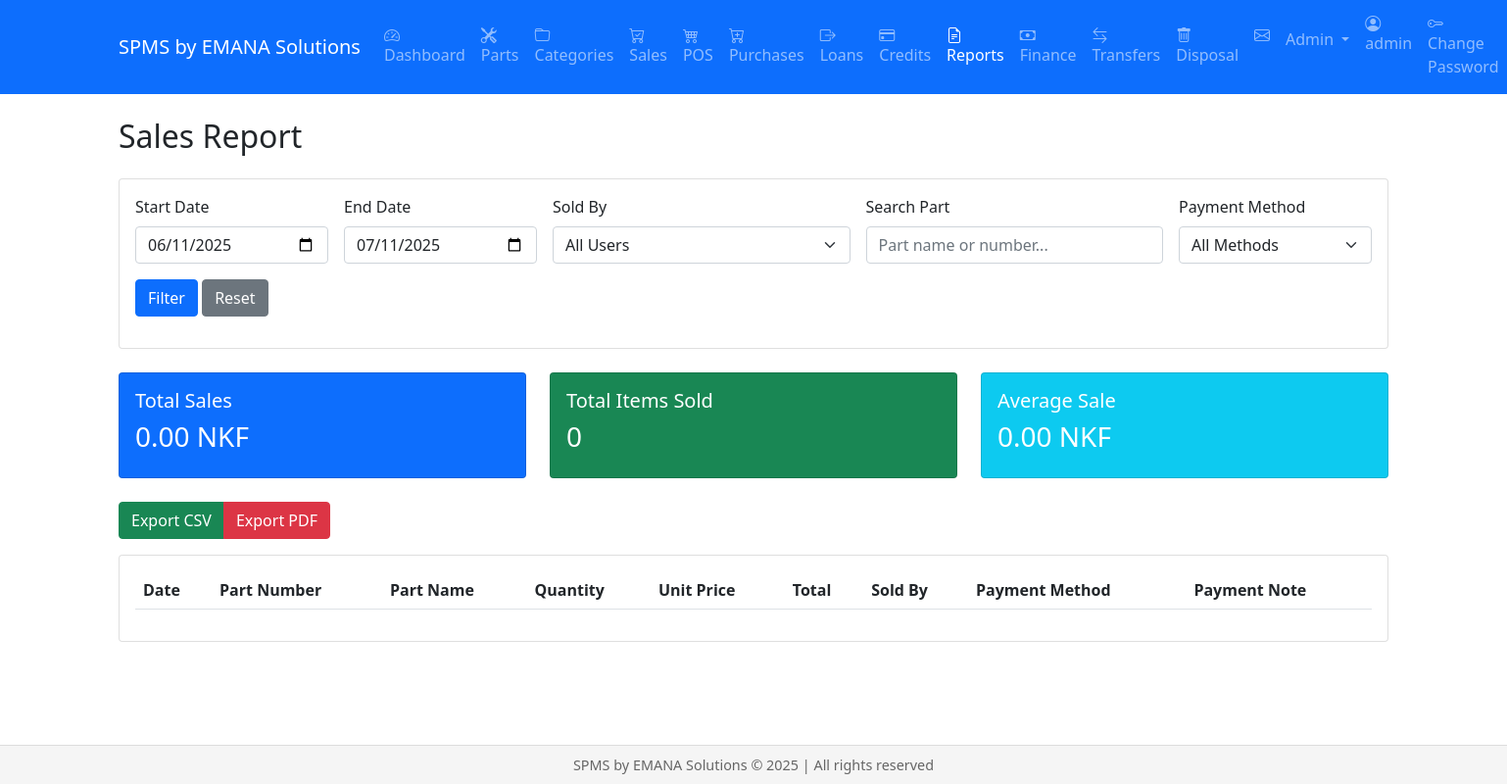
Before: /reports/sales (signed in) with the older database file.
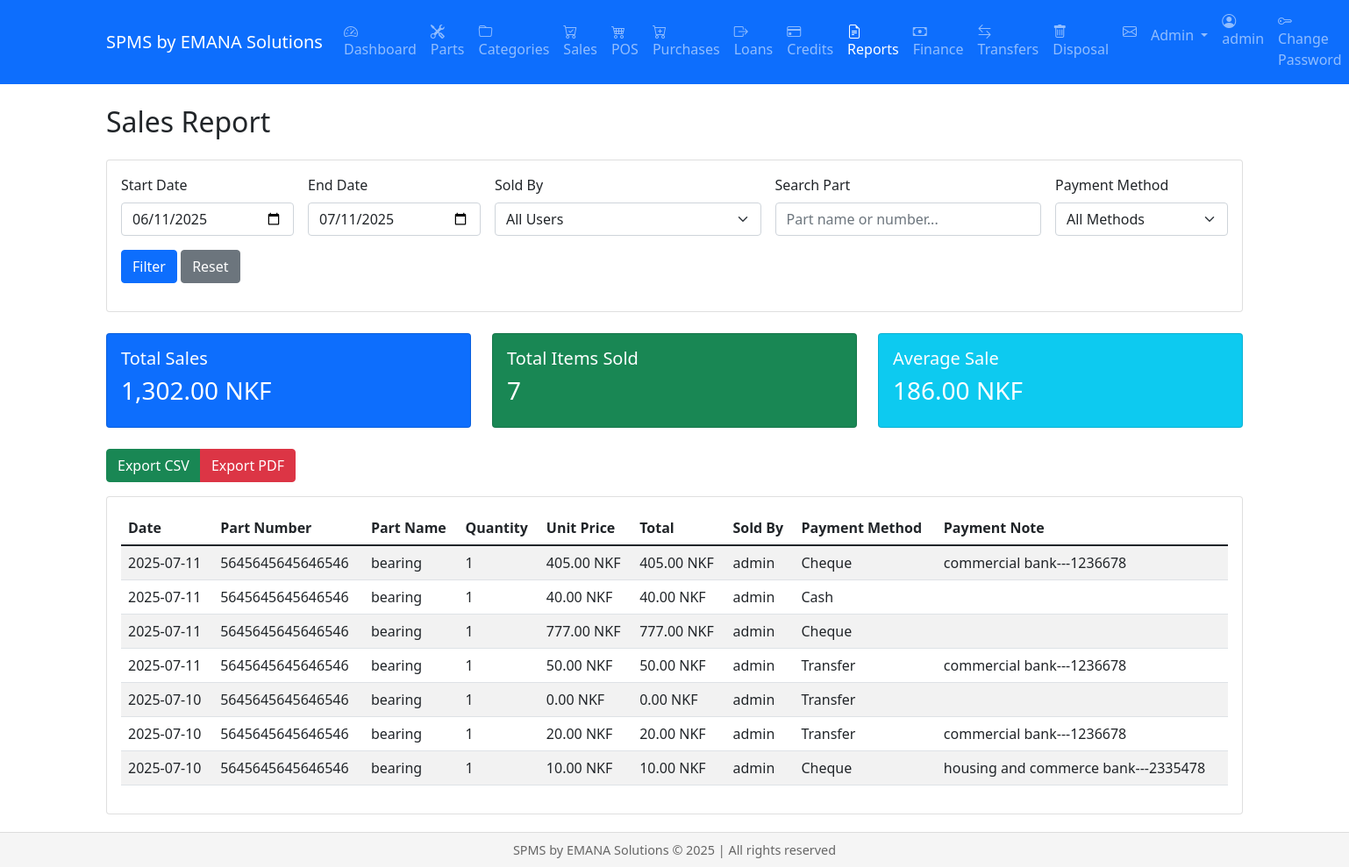
After: the same page with the newer database file.
### models.py (models this page shows, shortened)
class Transaction(db.Model):
    id = db.Column(db.Integer, primary_key=True)
    part_id = db.Column(db.Integer, db.ForeignKey('parts.id'))  # Changed from 'part.id' to 'parts.id'
    type = db.Column(db.String(20))  # purchase, sale, return
    quantity = db.Column(db.Integer)
    price = db.Column(db.Float)
    date = db.Column(db.DateTime, default=datetime.utcnow)
    user_id = db.Column(db.Integer, db.ForeignKey('user.id'))
    status = db.Column(db.String(20))  # pending, paid, overdue
    voided = db.Column(db.Boolean, default=False)
    payment_method = db.Column(db.String(20))  # cash, cheque, transfer
    notes = db.Column(db.Text)
    part = db.relationship('Part',
                         backref=db.backref('transactions', lazy=True),
                         foreign_keys=[part_id],
                         primaryjoin='Transaction.part_id == Part.id')
    user = db.relationship('User',
                         backref=db.backref('transactions', lazy=True),
                         foreign_keys=[user_id],
                         primaryjoin='Transaction.user_id == User.id')

class Part(db.Model):
    __tablename__ = 'parts'
    id = db.Column(db.Integer, primary_key=True)
    part_number = db.Column(db.String(100), unique=True, nullable=False)
    name = db.Column(db.String(200), nullable=False)
    description = db.Column(db.Text)
    stock_level = db.Column(db.Integer, default=0)
    cost_price = db.Column(db.Float, default=0.0)
    selling_price = db.Column(db.Float, default=0.0)
    location = db.Column(db.String(100))
    manufacturer = db.Column(db.String(100), nullable=False)
    quality_level = db.Column(db.String(20), nullable=False)
    code = db.Column(db.String(100))
    substitute_part_number = db.Column(db.String(100))  # Changed from make
    min_stock = db.Column(db.Integer, default=0)  # Added minimum stock level
    weight = db.Column(db.Float)
    height = db.Column(db.Float)
    length = db.Column(db.Float)
    width = db.Column(db.Float)
    color = db.Column(db.String(50))
    image_url = db.Column(db.String(255))
    unit = db.Column(db.String(20))  # piece, set, box
    min_price = db.Column(db.Float)
    max_price = db.Column(db.Float)
    cost_price = db.Column(db.Float)  # Average cost price
    category_id = db.Column(db.Integer, db.ForeignKey('category.id'))
    supplier_id = db.Column(db.Integer, db.ForeignKey('supplier.id'))
    warranty_period = db.Column(db.Integer)  # in months
    barcode = db.Column(db.String(100), unique=True)
    created_at = db.Column(db.DateTime, default=datetime.utcnow)
    updated_at = db.Column(db.DateTime, onupdate=datetime.utcnow)
    cost_price_dirham = db.Column(db.Float, default=0.0)

class User(db.Model, UserMixin):
    id = db.Column(db.Integer, primary_key=True)
    username = db.Column(db.String(80), unique=True, nullable=False)
    email = db.Column(db.String(120), unique=True, nullable=False)
    password_hash = db.Column(db.String(256))
    role = db.Column(db.String(20), default='staff')  # admin, manager, staff
    created_at = db.Column(db.DateTime, default=datetime.utcnow)
    active = db.Column(db.Boolean, default=True)  # Renamed from is_active to active
    fs_uniquifier = db.Column(db.String(64), unique=True, nullable=False)
    confirmed_at = db.Column(db.DateTime, nullable=True, default=None)
    roles = db.relationship('Role', secondary=roles_users, backref=db.backref('users', lazy='dynamic'))
    @property
    def is_authenticated(self):
        return True
    @property
    def is_active(self):
        return self.active  # Now returns the active column value

### views/reports.py (the view, shortened to what this page needs)
@reports.route('/reports/sales')
@login_required
def sales():
    start_date_str = request.args.get('start_date')
    end_date_str = request.args.get('end_date')
    user_id = request.args.get('user_id')
    part_search = request.args.get('part_search', '')
    payment_method = request.args.get('payment_method', '')
    if payment_method == 'cheque':
        report_title = 'Cheque Payment Report'
    elif payment_method == 'transfer':
        report_title = 'Transfer Payment Report'
    else:
        report_title = 'Sales Report'
    start_datetime, end_datetime = parse_date_range(start_date_str, end_date_str)
    query = Transaction.query.filter(Transaction.type == 'sale').filter(
        ((Transaction.status == None) | (Transaction.status != 'cancelled')) & (Transaction.voided == False)
    )
    if start_datetime:
        query = query.filter(func.date(Transaction.date) >= start_datetime.date())
    if end_datetime:
        query = query.filter(func.date(Transaction.date) <= end_datetime.date())
    if user_id:
        query = query.filter(Transaction.user_id == user_id)
    if payment_method:
        query = query.filter(Transaction.payment_method == payment_method)
    query = query.order_by(Transaction.date.desc())
    sales = query.all()
    users = User.query.join(Transaction).filter(Transaction.type == 'sale').distinct().all()
    total_sales = sum(sale.price * sale.quantity for sale in sales)
    total_items = sum(sale.quantity for sale in sales)
    average_sale = total_sales / len(sales) if sales else 0
    return render_template('reports/sales.html',
                         sales=sales,
                         users=users,
                         start_date=format_date(start_datetime),
                         end_date=format_date(end_datetime),
                         total_sales=total_sales,
                         total_items=total_items,
                         average_sale=average_sale,
                         user_id=user_id,
                         part_search=part_search,
                         payment_method=payment_method,
                         report_title=report_title)

### utils/date_utils.py (called while the page is built)
def format_date(date: datetime) -> str:
    return date.strftime(DATE_FORMAT)

def parse_date_range(start_date_str: str | None, end_date_str: str | None, default_days: int = 30) -> tuple[datetime, datetime]:
    try:
        if start_date_str and end_date_str:
            start_date = get_start_of_day(parse_date(start_date_str))
            end_date = get_end_of_day(parse_date(end_date_str))
        else:
            end_date = datetime.utcnow()
            start_date = end_date - timedelta(days=default_days)
        return start_date, end_date
    except ValueError:
        end_date = datetime.utcnow()
        start_date = end_date - timedelta(days=default_days)
        return start_date, end_date

### templates/reports/sales.html (shortened to what the changed rows need)
{% extends "base.html" %}
{% block content %}
<div class="container">
    <h2 class="mb-4">{{ report_title }}</h2>
    <div class="row mb-4">
        <div class="col-md-4">
            <div class="card bg-primary text-white">
                <div class="card-body">
                    <h5 class="card-title">Total Sales</h5>
                    <h3>{{ "{:,.2f}".format( total_sales ) }} NKF</h3>
                </div>
            </div>
        </div>
        <div class="col-md-4">
            <div class="card bg-success text-white">
                <div class="card-body">
                    <h5 class="card-title">Total Items Sold</h5>
                    <h3>{{ total_items }}</h3>
                </div>
            </div>
        </div>
        <div class="col-md-4">
            <div class="card bg-info text-white">
                <div class="card-body">
                    <h5 class="card-title">Average Sale</h5>
                    <h3>{{ "{:,.2f}".format( average_sale ) }} NKF</h3>
                </div>
            </div>
        </div>
    </div>
    <div class="card">
        <div class="card-body">
            <table class="table table-striped">
                <thead>
                    <tr>
                        <th>Date</th>
                        <th>Part Number</th>
                        <th>Part Name</th>
                        <th>Quantity</th>
                        <th>Unit Price</th>
                        <th>Total</th>
                        <th>Sold By</th>
                        <th>Payment Method</th>
                        <th>Payment Note</th>
                    </tr>
                </thead>
                <tbody>
                    {% for sale in sales %}
                    <tr>
                        <td>{{ sale.date.strftime('%Y-%m-%d') }}</td>
                        <td>{{ sale.part.part_number }}</td>
                        <td>{{ sale.part.name }}</td>
                        <td>{{ sale.quantity }}</td>
                        <td>{{ "{:,.2f}".format( sale.price ) }} NKF</td>
                        <td>{{ "{:,.2f}".format( sale.price * sale.quantity) }} NKF</td>
                        <td>{{ sale.user.username }}</td>
                        <td>{{ sale.payment_method|capitalize if sale.payment_method else 'N/A' }}</td>
                        <td>{{ sale.notes or '' }}</td>
                    </tr>
                    {% endfor %}
                </tbody>
            </table>
        </div>
    </div>
</div>
{% endblock %}

Changed rows visible on the page:
added Transaction: date "2025-07-11", part.part_number "5645645645646546", part.name "bearing", quantity "1", price "405.00", sale.price*sale.quantity "405.00", user.username "admin", payment_method "Cheque", notes "commercial bank---1236678"
added Transaction: date "2025-07-11", part.part_number "5645645645646546", part.name "bearing", quantity "1", price "40.00", sale.price*sale.quantity "40.00", user.username "admin", payment_method "Cash"
added Transaction: date "2025-07-11", part.part_number "5645645645646546", part.name "bearing", quantity "1", price "777.00", sale.price*sale.quantity "777.00", user.username "admin", payment_method "Cheque"
added Transaction: date "2025-07-11", part.part_number "5645645645646546", part.name "bearing", quantity "1", price "50.00", sale.price*sale.quantity "50.00", user.username "admin", payment_method "Transfer", notes "commercial bank---1236678"
added Transaction: date "2025-07-10", part.part_number "5645645645646546", part.name "bearing", quantity "1", price "0.00", sale.price*sale.quantity "0.00", user.username "admin", payment_method "Transfer"
added Transaction: date "2025-07-10", part.part_number "5645645645646546", part.name "bearing", quantity "1", price "20.00", sale.price*sale.quantity "20.00", user.username "admin", payment_method "Transfer", notes "commercial bank---1236678"
added Transaction: date "2025-07-10", part.part_number "5645645645646546", part.name "bearing", quantity "1", price "10.00", sale.price*sale.quantity "10.00", user.username "admin", payment_method "Cheque", notes "housing and commerce bank---2335478"
Other visible differences:
{{ "{:,.2f}".format( total_sales ) }}: "0.00" → "1,302.00"
{{ total_items }}: "0" → "7"
{{ "{:,.2f}".format( average_sale ) }}: "0.00" → "186.00"
